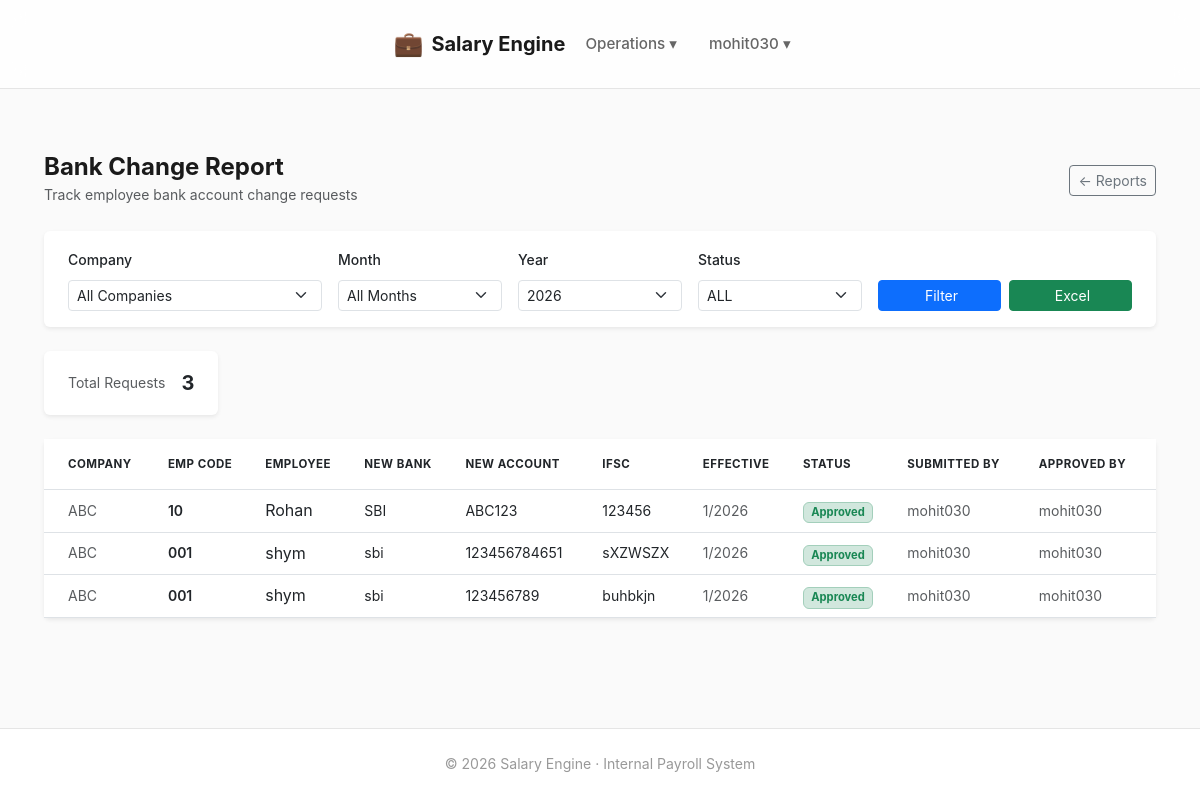
The page /reports/bank-changes/ (signed in) on the database its author committed.
### banking/models.py (models this page shows, shortened)
class BankChangeRequest(models.Model):
    STATUS_CHOICES = [
        ('PENDING', 'Pending'),
        ('APPROVED', 'Approved'),
        ('REJECTED', 'Rejected'),
    ]
    employee = models.ForeignKey(
        Employee,
        on_delete=models.CASCADE,
        related_name="bank_change_requests"
    )
    new_bank_name = models.CharField(max_length=200)
    new_account_number = models.CharField(max_length=30)
    new_ifsc = models.CharField(max_length=15)
    effective_month = models.PositiveSmallIntegerField(null=True, blank=True)
    effective_year = models.PositiveSmallIntegerField(null=True, blank=True)
    status = models.CharField(
        max_length=20,
        choices=STATUS_CHOICES,
        default="PENDING"
    )
    submitted_by = models.ForeignKey(
        User,
        on_delete=models.CASCADE,
        related_name="bank_requests"
    )
    approved_by = models.ForeignKey(
        User,
        null=True,
        blank=True,
        on_delete=models.SET_NULL,
        related_name="approved_bank_requests"
    )
    submitted_at = models.DateTimeField(auto_now_add=True)
    approved_at = models.DateTimeField(null=True, blank=True)
    rejection_reason = models.TextField(null=True, blank=True)
    class Meta:
        ordering = ["-submitted_at"]

### employees/models.py (models this page shows, shortened)
class Employee(models.Model):
    company = models.ForeignKey(
        Company,
        on_delete=models.PROTECT,
        related_name="employees"
    )
    emp_code = models.CharField(max_length=50)
    name = models.CharField(max_length=200)
    father_name = models.CharField(max_length=200, blank=True)
    uan_number = models.CharField(max_length=20, unique=True, null=True, blank=True)
    esic_number = models.CharField(max_length=20, unique=True, null=True, blank=True)
    document_number = models.CharField(max_length=50, unique=True, null=True, blank=True)
    default_salary = models.DecimalField(max_digits=10, decimal_places=2, null=True, blank=True)
    joining_date = models.DateField()
    exit_date = models.DateField(null=True, blank=True)
    created_at = models.DateTimeField(auto_now_add=True)
    approved_by = models.ForeignKey(User, null=True, blank=True, on_delete=models.SET_NULL,
                                    related_name="approved_employees")
    class Meta:
        unique_together = ("company", "emp_code")
        ordering = ["emp_code"]

### companies/models.py (models this page shows, shortened)
class Company(models.Model):
    organisation = models.ForeignKey(
        Organisation,
        on_delete=models.CASCADE,
        related_name="companies"
    )
    site_code = models.PositiveIntegerField()
    name = models.CharField(max_length=200)
    address = models.TextField(blank=True)
    gst_number = models.CharField(
        max_length=15,
        blank=True,
        help_text="15-character GSTIN"
    )
    contact_name = models.CharField(max_length=150, blank=True)
    contact_phone = models.CharField(max_length=20, blank=True)
    contact_email = models.EmailField(blank=True)
    is_active = models.BooleanField(default=True)
    class Meta:
        unique_together = ("organisation", "site_code")
        ordering = ["site_code"]

### reports/views.py (the view, shortened to what this page needs)
# urls.py: path("bank-changes/", views.bank_change_report, name="bank_change_report"),
@login_required
def bank_change_report(request):
    today      = date.today()
    org        = get_org(request)
    month      = request.GET.get("month", "")
    year       = request.GET.get("year", str(today.year))
    status     = request.GET.get("status", "ALL")
    company_id = request.GET.get("company", "")
    export     = request.GET.get("export")
    companies = Company.objects.filter(organisation=org)
    qs = BankChangeRequest.objects.select_related(
        "employee", "submitted_by", "approved_by", "employee__company"
    ).filter(employee__company__organisation=org).order_by("-id")
    if company_id:
        qs = qs.filter(employee__company__id=company_id)
    if month:
        qs = qs.filter(effective_month=month)
    if year:
        qs = qs.filter(effective_year=year)
    if status and status != "ALL":
        qs = qs.filter(status=status)
    return render(request, "reports/bank_change_report.html", {
        "companies":      companies,
        "requests":       qs,
        "month":          month,
        "year":           year,
        "status":         status,
        "company_id":     company_id,
        "status_choices": ["ALL", "PENDING", "APPROVED", "REJECTED"],
        "years":          range(today.year - 3, today.year + 2),
    })

### dashboard/context_processors.py (called while the page is built)
def approval_badges(request):
    if not request.user.is_authenticated or not request.user.is_staff:
        return {}
    return {
        "approval_badges": {
            "employee_drafts": EmployeeDraft.objects.filter(status="PENDING").count(),
            "employee_changes": EmployeeChangeRequest.objects.filter(status="PENDING").count(),
            "bank_changes": BankChangeRequest.objects.filter(status="PENDING").count(),
        }
    }

### reports/views.py (called while the page is built)
def get_org(request):
    return request.user.organisation_user.organisation

### templates/reports/bank_change_report.html (shortened to what this page needs)
{% extends "base.html" %}
{% block content %}
<div class="container-fluid py-3">
    <div class="d-flex justify-content-between align-items-center mb-4">
        <div>
            <h4 class="fw-bold mb-0">Bank Change Report</h4>
            <small class="text-muted">Track employee bank account change requests</small>
        </div>
        <a href="{% url 'reports:dashboard' %}" class="btn btn-outline-secondary btn-sm">← Reports</a>
    </div>
    <div class="card border-0 shadow-sm mb-4">
        <div class="card-body px-4 py-3">
            <form method="get">
                <div class="row g-3 align-items-end">
                    <div class="col-md-3">
                        <label class="form-label fw-medium small">Company</label>
                        <select name="company" class="form-select form-select-sm">
                            <option value="">All Companies</option>
                        </select>
                    </div>
                    <div class="col-md-2">
                        <label class="form-label fw-medium small">Month</label>
                        <select name="month" class="form-select form-select-sm">
                            <option value="">All Months</option>
                        </select>
                    </div>
                    <div class="col-md-2">
                        <label class="form-label fw-medium small">Year</label>
                        <select name="year" class="form-select form-select-sm">
                            {% for y in years %}
                                <option value="{{ y }}" {% if year == y|stringformat:"s" %}selected{% endif %}>{{ y }}</option>
                            {% endfor %}
                        </select>
                    </div>
                    <div class="col-md-2">
                        <label class="form-label fw-medium small">Status</label>
                        <select name="status" class="form-select form-select-sm">
                            {% for s in status_choices %}
                                <option value="{{ s }}" {% if status == s %}selected{% endif %}>{{ s }}</option>
                            {% endfor %}
                        </select>
                    </div>
                    <div class="col-md-3 d-flex gap-2">
                        <button type="submit" class="btn btn-primary btn-sm w-100">
                             Filter
                        </button>
                        {% if requests %}
                            <a href="?company={{ company_id }}&month={{ month }}&year={{ year }}&status={{ status }}&export=excel"
                               class="btn btn-success btn-sm w-100">
                                 Excel
                            </a>
                        {% endif %}
                    </div>
                </div>
            </form>
        </div>
    </div>
    {% if requests %}
    <div class="row g-3 mb-4">
        <div class="col-auto">
            <div class="card border-0 shadow-sm px-4 py-3 d-flex flex-row align-items-center gap-3">
                <span class="text-muted small">Total Requests</span>
                <span class="fw-bold fs-5">{{ requests|length }}</span>
            </div>
        </div>
    </div>
    {% endif %}
    <div class="card border-0 shadow-sm">
        <div class="table-responsive">
            <table class="table table-hover align-middle mb-0">
                <thead style="background:#f8f9fa; font-size:0.72rem; letter-spacing:0.04em;">
                    <tr class="text-uppercase text-muted fw-semibold">
                        <th class="ps-4 py-3">Company</th>
                        <th class="py-3">Emp Code</th>
                        <th class="py-3">Employee</th>
                        <th class="py-3">New Bank</th>
                        <th class="py-3">New Account</th>
                        <th class="py-3">IFSC</th>
                        <th class="py-3">Effective</th>
                        <th class="py-3">Status</th>
                        <th class="py-3">Submitted By</th>
                        <th class="py-3">Approved By</th>
                    </tr>
                </thead>
                <tbody>
                    {% for r in requests %}
                    <tr>
                        <td class="ps-4 py-2 small text-muted">{{ r.employee.company.name }}</td>
                        <td class="py-2 fw-semibold small">{{ r.employee.emp_code }}</td>
                        <td class="py-2">{{ r.employee.name }}</td>
                        <td class="py-2 small">{{ r.new_bank_name|default:"—" }}</td>
                        <td class="py-2 small">{{ r.new_account_number|default:"—" }}</td>
                        <td class="py-2 small">{{ r.new_ifsc|default:"—" }}</td>
                        <td class="py-2 small text-muted">
                            {{ r.effective_month }}/{{ r.effective_year }}
                        </td>
                        <td class="py-2">
                            {% if r.status == "APPROVED" %}
                                <span class="badge bg-success-subtle text-success border border-success-subtle" style="font-size:0.7rem;">Approved</span>
                            {% elif r.status == "PENDING" %}
                                <span class="badge bg-warning-subtle text-warning border border-warning-subtle" style="font-size:0.7rem;">Pending</span>
                            {% elif r.status == "REJECTED" %}
                                <span class="badge bg-danger-subtle text-danger border border-danger-subtle" style="font-size:0.7rem;">Rejected</span>
                            {% else %}
                                <span class="badge bg-light text-secondary border" style="font-size:0.7rem;">{{ r.status }}</span>
                            {% endif %}
                        </td>
                        <td class="py-2 small text-muted">{{ r.submitted_by.username }}</td>
                        <td class="py-2 small text-muted">{{ r.approved_by.username|default:"—" }}</td>
                    </tr>
                    {% endfor %}
                </tbody>
            </table>
        </div>
    </div>
</div>
{% endblock %}

### templates/base.html (shortened to what this page needs)
<!DOCTYPE html>
<html lang="en">
{% load static %}
<head>
    <link href="https://cdn.jsdelivr.net/npm/bootstrap@5.3.0/dist/css/bootstrap.min.css" rel="stylesheet">
</head>
<body>
    <nav class="navbar" id="navbar">
        <div class="navbar-inner">
            <div class="nav-left">
                <a href="{% url 'dashboard:home' %}" class="brand">
                    <span class="brand-icon">💼</span>
                    <span>Salary Engine</span>
                </a>
                {% if request.user.is_authenticated %}
                    <div class="dropdown">
                        <button class="dropbtn">Operations ▾</button>
                    </div>
                {% endif %}
            </div>
            <div class="nav-right">
                {% if request.user.is_authenticated %}
                    <div class="dropdown">
                        <button class="dropbtn">
                            {{ request.user.username }} ▾
                        </button>
                    </div>
                {% endif %}
            </div>
        </div>
    </nav>
    <div class="container">
        {% block content %}{% endblock %}
    </div>
    <footer>
        © 2026 Salary Engine · Internal Payroll System
    </footer>
</body>
</html>

### templates/base.html (style rules this page uses)
:root { --bg-primary: #fafafa; --bg-secondary: #ffffff; --bg-hover: #f5f5f5; --text-primary: #1a1a1a; --text-secondary: #666666; --text-muted: #999999; --accent: #2563eb; --accent-hover: #1d4ed8; --accent-light: rgba(37, 99, 235, 0.1); --success: #10b981; --warning: #f59e0b; --danger: #ef4444; --border: #e5e5e5; --shadow-sm: 0 1px 2px rgba(0,0,0,0.04); --shadow-md: 0 4px 16px rgba(0,0,0,0.06); --shadow-lg: 0 8px 24px rgba(0,0,0,0.08); --radius: 10px; --transition: all 0.3s cubic-bezier(0.4, 0, 0.2, 1); }
* { box-sizing: border-box; }
body { font-family: -apple-system, BlinkMacSystemFont, 'Inter', 'Segoe UI', sans-serif; background: var(--bg-primary); color: var(--text-primary); min-height: 100vh; display: flex; flex-direction: column; line-height: 1.6; -webkit-font-smoothing: antialiased; -moz-osx-font-smoothing: grayscale; margin: 0; padding: 0; }
.navbar { background: rgba(255, 255, 255, 0.8); backdrop-filter: blur(12px); -webkit-backdrop-filter: blur(12px); border-bottom: 1px solid var(--border); position: sticky; top: 0; z-index: 1000; transition: var(--transition); }
.navbar-inner { max-width: 1200px; margin: 0 auto; padding: 0 32px; height: 72px; display: flex; align-items: center; justify-content: space-between; }
.brand { font-weight: 700; font-size: 1.25rem; color: var(--text-primary); text-decoration: none; display: flex; align-items: center; gap: 8px; transition: var(--transition); position: relative; }
.brand::after { content: ''; position: absolute; bottom: -4px; left: 0; width: 0; height: 2px; background: var(--accent); transition: width 0.3s ease; }
.brand-icon { font-size: 1.5rem; filter: grayscale(20%); transition: var(--transition); }
.nav-left, .nav-right { display: flex; align-items: center; gap: 4px; }
.dropdown { position: relative; }
.dropbtn { background: none; border: none; font: inherit; color: var(--text-secondary); padding: 10px 16px; border-radius: var(--radius); cursor: pointer; font-weight: 500; font-size: 0.95rem; transition: var(--transition); position: relative; overflow: hidden; }
.dropbtn::before { content: ''; position: absolute; top: 50%; left: 50%; width: 0; height: 0; border-radius: 50%; background: var(--accent-light); transform: translate(-50%, -50%); transition: width 0.4s ease, height 0.4s ease; }
.container { max-width: 1200px; margin: 0 auto; padding: 48px 32px; flex: 1; animation: fadeIn 0.5s ease; }
footer { background: var(--bg-secondary); border-top: 1px solid var(--border); text-align: center; padding: 24px 32px; font-size: 0.88rem; color: var(--text-muted); transition: var(--transition); }

### rows shown on the page
BankChangeRequest: employee.company.name "ABC", employee.emp_code "10", employee.name "Rohan", new_bank_name "SBI", new_account_number "ABC123", new_ifsc "123456", effective_month "1", effective_year "2026", status "Approved", submitted_by.username "mohit030", approved_by.username "mohit030"
BankChangeRequest: employee.company.name "ABC", employee.emp_code "001", employee.name "shym", new_bank_name "sbi", new_account_number "123456784651", new_ifsc "sXZWSZX", effective_month "1", effective_year "2026", status "Approved", submitted_by.username "mohit030", approved_by.username "mohit030"
BankChangeRequest: employee.company.name "ABC", employee.emp_code "001", employee.name "shym", new_bank_name "sbi", new_account_number "123456789", new_ifsc "buhbkjn", effective_month "1", effective_year "2026", status "Approved", submitted_by.username "mohit030", approved_by.username "mohit030"

### other values the page prints
{{ request.user.username }} "mohit030"
{{ requests|length }} "3"
form field year "2026"
form field status "ALL"
